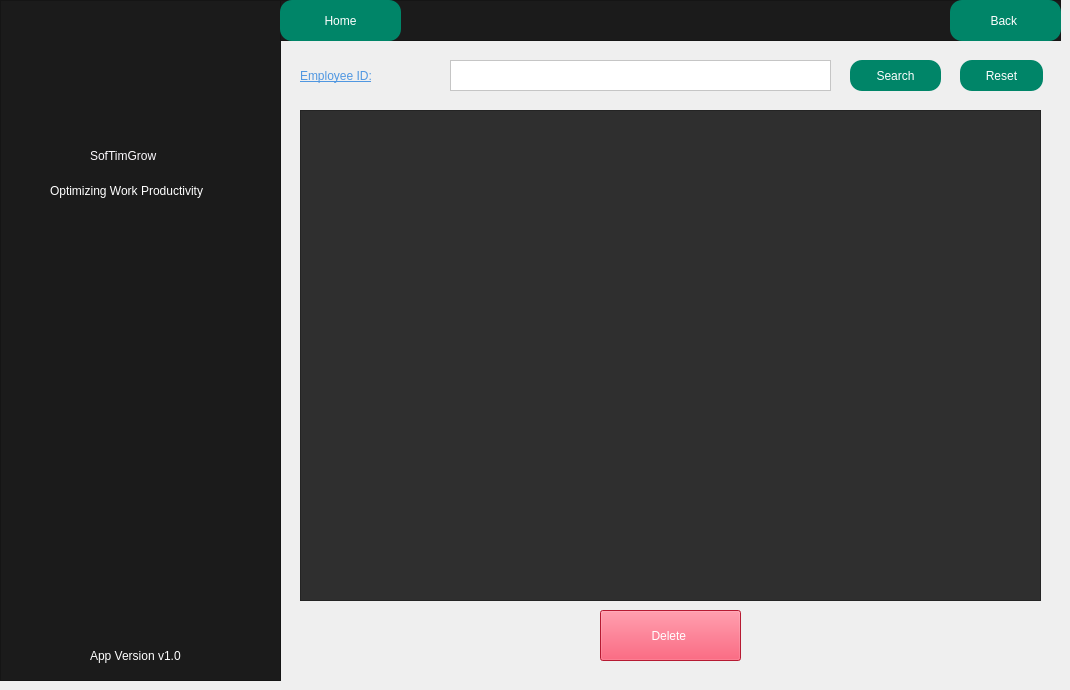
    <widget class="QWidget" name="RemoveEmployee">
     <widget class="QFrame" name="frame_26">
      <property name="geometry">
       <rect>
        <x>0</x>
        <y>0</y>
        <width>281</width>
        <height>681</height>
       </rect>
      </property>
      <property name="styleSheet">
       <string notr="true">background-color:rgba(27,27,27,255);</string>
      </property>
      <property name="frameShape">
       <enum>QFrame::StyledPanel</enum>
      </property>
      <property name="frameShadow">
       <enum>QFrame::Raised</enum>
      </property>
      <widget class="QLabel" name="label_85">
       <property name="geometry">
        <rect>
         <x>10</x>
         <y>10</y>
         <width>261</width>
         <height>151</height>
        </rect>
       </property>
       <property name="text">
        <string/>
       </property>
       <property name="pixmap">
        <pixmap resource="../resource.qrc">:/pics/picture/people.png</pixmap>
       </property>
       <property name="scaledContents">
        <bool>true</bool>
       </property>
      </widget>
      <widget class="QLabel" name="label_87">
       <property name="geometry">
        <rect>
         <x>50</x>
         <y>180</y>
         <width>201</width>
         <height>21</height>
        </rect>
       </property>
       <property name="styleSheet">
        <string notr="true">color: rgb(255, 255, 255);
font: italic 9pt &quot;Segoe UI&quot;;</string>
       </property>
       <property name="text">
        <string>Optimizing Work Productivity</string>
       </property>
      </widget>
      <widget class="QLabel" name="label_88">
       <property name="geometry">
        <rect>
         <x>90</x>
         <y>640</y>
         <width>121</width>
         <height>31</height>
        </rect>
       </property>
       <property name="styleSheet">
        <string notr="true">color:white;</string>
       </property>
       <property name="text">
        <string>App Version v1.0</string>
       </property>
      </widget>
      <widget class="QLabel" name="label_86">
       <property name="geometry">
        <rect>
         <x>90</x>
         <y>140</y>
         <width>111</width>
         <height>31</height>
        </rect>
       </property>
       <property name="styleSheet">
        <string notr="true">color: rgb(254, 251, 255);
font: 700 11pt &quot;Arial&quot;;</string>
       </property>
       <property name="text">
        <string>SofTimGrow</string>
       </property>
      </widget>
     </widget>
     <widget class="QPlainTextEdit" name="searchempdelete">
      <property name="geometry">
       <rect>
        <x>450</x>
        <y>60</y>
        <width>381</width>
        <height>31</height>
       </rect>
      </property>
      <property name="styleSheet">
       <string notr="true">color:black;
background-color: rgba(255,255,255,255);
</string>
      </property>
     </widget>
     <widget class="QFrame" name="frame_27">
      <property name="geometry">
       <rect>
        <x>280</x>
        <y>0</y>
        <width>781</width>
        <height>41</height>
       </rect>
      </property>
      <property name="styleSheet">
       <string notr="true">background-color:rgba(27,27,27,255);</string>
      </property>
      <property name="frameShape">
       <enum>QFrame::StyledPanel</enum>
      </property>
      <property name="frameShadow">
       <enum>QFrame::Raised</enum>
      </property>
      <widget class="QPushButton" name="homebutton_17">
       <property name="geometry">
        <rect>
         <x>0</x>
         <y>0</y>
         <width>121</width>
         <height>41</height>
        </rect>
       </property>
       <property name="styleSheet">
        <string notr="true">border-radius:12px;
background-color:rgba(0,133,104,255);
color:white;</string>
       </property>
       <property name="text">
        <string>Home</string>
       </property>
      </widget>
      <widget class="QPushButton" name="homebutton_4">
       <property name="geometry">
        <rect>
         <x>670</x>
         <y>0</y>
         <width>111</width>
         <height>41</height>
        </rect>
       </property>
       <property name="styleSheet">
        <string notr="true">border-radius:12px;
background-color:rgba(0,133,104,255);
color:white;</string>
       </property>
       <property name="text">
        <string>Back </string>
       </property>
      </widget>
     </widget>
     <widget class="QPushButton" name="delempbut">
      <property name="geometry">
       <rect>
        <x>600</x>
        <y>610</y>
        <width>141</width>
        <height>51</height>
       </rect>
      </property>
      <property name="styleSheet">
       <string notr="true">color:white;
background-color: rgb(255, 37, 70);

color:white;

font: 10pt &quot;Tahoma&quot;;</string>
      </property>
      <property name="text">
       <string>Delete </string>
      </property>
     </widget>
     <widget class="QLabel" name="label_78">
      <property name="geometry">
       <rect>
        <x>300</x>
        <y>60</y>
        <width>131</width>
        <height>31</height>
       </rect>
      </property>
      <property name="styleSheet">
       <string notr="true">color: rgb(80, 151, 225);

font: italic 13pt &quot;Times New Roman&quot;;
text-decoration: underline;</string>
      </property>
      <property name="text">
       <string>Employee ID:</string>
      </property>
     </widget>
     <widget class="QPushButton" name="pushButton_24">
      <property name="geometry">
       <rect>
        <x>850</x>
        <y>60</y>
        <width>91</width>
        <height>31</height>
       </rect>
      </property>
      <property name="styleSheet">
       <string notr="true">border-radius:12px;
background-color:rgba(0,133,104,255);
color:white;</string>
      </property>
      <property name="text">
       <string>Search</string>
      </property>
     </widget>
     <widget class="QTableView" name="deletemptable">
      <property name="geometry">
       <rect>
        <x>300</x>
        <y>110</y>
        <width>741</width>
        <height>491</height>
       </rect>
      </property>
      <property name="styleSheet">
       <string notr="true">QTableView {
    font: 11pt &quot;Arial&quot;;
    background-color: #2f2f2f; /* dark gray */
    alternate-row-color: #3f3f3f; /* slightly lighter dark gray */
}

QTableView::item {
    color: white; /* white text */
    background-color: #2f2f2f; /* dark gray */
    selection-color: white; /* white text on selection */
    selection-background-color: #4f4f4f; /* slightly lighter dark gray on selection */
}

/* Common section styling */
QHeaderView::section {
    font: bold 11pt &quot;Arial&quot;; /* Ensure consistent font settings */
    border: 1px solid #1b1b1b; /* Optional: to define the border */
}

/* Horizontal header styling */
QHeaderView::section:horizontal {
    color: white; /* white text */
    background-color: #1b1b1b; /* black background */
}

/* Vertical header styling */
QHeaderView::section:vertical {
    color: white; /* white text */
    background-color: #3b3b3b; /* different color for vertical header */
}

/* Corner button styling */
QTableCornerButton::section {
    color: white; /* white text */
    background-color: #1b1b1b; /* black background */
}
</string>
      </property>
     </widget>
     <widget class="QPushButton" name="pushButton_54">
      <property name="geometry">
       <rect>
        <x>960</x>
        <y>60</y>
        <width>83</width>
        <height>31</height>
       </rect>
      </property>
      <property name="styleSheet">
       <string notr="true">border-radius:12px;
background-color:rgba(0,133,104,255);
color:white;</string>
      </property>
      <property name="text">
       <string>Reset</string>
      </property>
     </widget>
    </widget>
